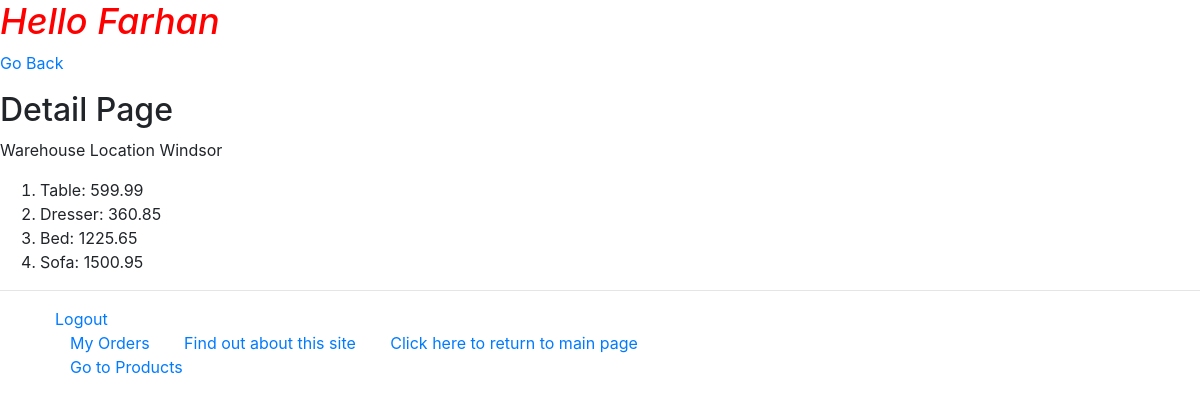
The app's page /myapp/1/ (signed in) with its own data.
### myapp/models.py (models this page shows, shortened)
class Category(models.Model):
    name = models.CharField(max_length=200)
    warehouse = models.CharField(max_length=200, null=False, default='Windsor')

class Product(models.Model):
    category = models.ForeignKey(Category, related_name='products', on_delete=models.CASCADE)
    name = models.CharField(max_length=200)
    price = models.DecimalField(max_digits=10, decimal_places=2)
    stock = models.PositiveIntegerField(default=100)
    available = models.BooleanField(default=True)
    description = models.TextField(blank=True)
    interested = models.PositiveIntegerField(default=0)

### myapp/views.py (the view)
# urls.py: path(r'<int:cat_no>/', views.detail, name='detail'),
def detail(request, cat_no):
    prod_list = Product.objects.filter(category=cat_no)
    category = get_object_or_404(Category, id=cat_no)
    return render(request, 'myapp/detail.html', {'productList': prod_list, 'category': category})

### myapp/templates/myapp/detail.html (shortened to what this page needs)
{% extends 'myapp/base.html' %}
{% block myhdg %}Hello Farhan {% endblock %}
{% block body_block %}<p><a href="{% url 'myapp:index' %}">Go Back</a></p>
    <h2>Detail Page</h2>
    {% if category %}
        <p>Warehouse Location {{ category.warehouse }}</p>
    {% endif %}
    {% if productList %}
        <ol>
            {% for product in productList %}
                <li> {{ product.name }}: {{ product.price }}</li>
            {% endfor %}
        </ol>
    {% else %}
        <strong>There are no available products!</strong>
    {% endif %} {% endblock %}

### records on screen
Category: warehouse "Windsor"
Product: name "Table", price "599.99"
Product: name "Dresser", price "360.85"
Product: name "Bed", price "1225.65"
Product: name "Sofa", price "1500.95"
